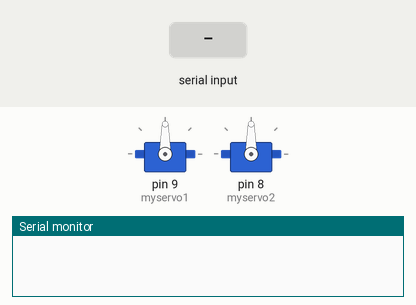
Recording of a sketch running on a simulated Arduino Uno, built with avr-gcc and run on an emulated ATmega328P. Parts: 2 × servo, the last lines printed to the serial monitor. The inputs (shaded band) are chosen by the test bench.

Above: at 1.2 s.
1.3 s: "30,150\n" received over Serial
At 1.9 s:
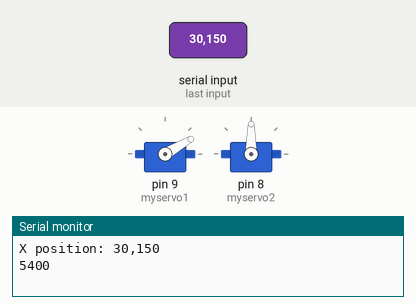
2.8 s: "1\n" received over Serial
At 4.0 s:
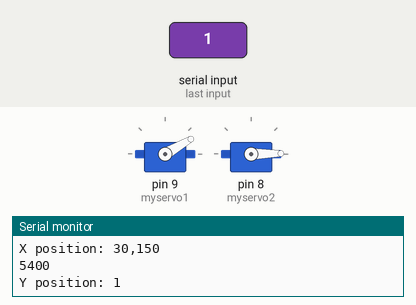
4.3 s: "2\n" received over Serial
At 5.2 s:
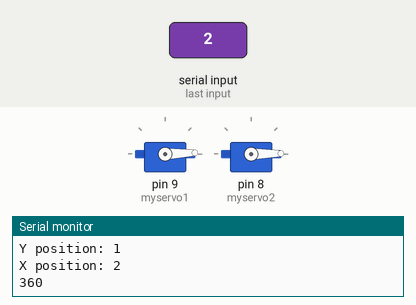
5.8 s: "90,45\n" received over Serial
At 6.5 s:
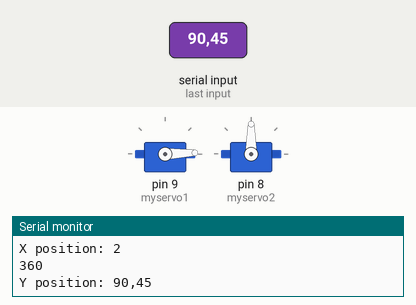
7.3 s: "200\n" received over Serial
At 8.5 s:
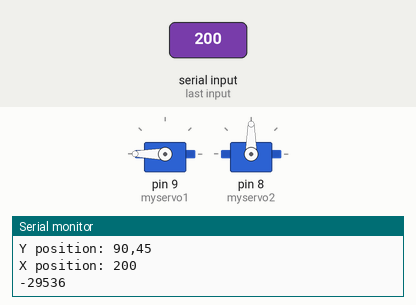
8.8 s: "5\n" received over Serial
At 9.8 s:
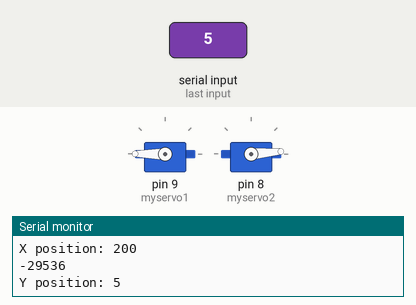
Timing chart, 0 to 11.3 s (numbered marks = the images above; inputs shaded):
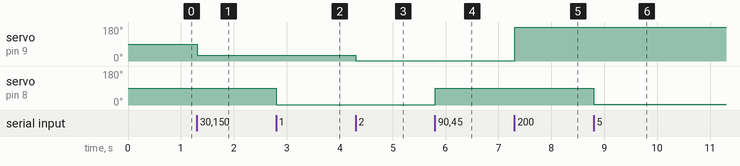

The sketch:

pyCom.ino
```cpp
#include <Servo.h>
Servo myservo1;
Servo myservo2;
String inByte;
int pos;
int whichservo = 1;
int go;
void setup() {

  myservo1.attach(9);
  myservo2.attach(8);
  Serial.begin(9600);
}

void loop()
{
  if(Serial.available())  // if data available in serial port
    {
    inByte = Serial.readStringUntil('\n'); // read data until newline
    pos = inByte.toFloat();   // change datatype from string to integer
      if(whichservo == 1)
        {
        go = map(pos, 0, 1, 0, 180);
        myservo1.write(pos);     // move servo
        Serial.print("X position: ");
        Serial.println(inByte);
        Serial.println(go);
        whichservo = 2;
        }
      else if(whichservo == 2)
        {
        myservo2.write(pos);     // move servo
        Serial.print("Y position: ");
        Serial.println(inByte);
        whichservo = 1;
        }
    }
}
```

Measured:
- after the input at 1.3 s, servo on pin 9 (myservo1): 90° → 30° at once
- after the input at 2.8 s, servo on pin 8 (myservo2): 90° → 1° at once
- after the input at 4.3 s, servo on pin 9 (myservo1): 30° → 2° at once
- after the input at 5.8 s, servo on pin 8 (myservo2): 1° → 90° at once
- after the input at 7.3 s, servo on pin 9 (myservo1): 2° → 180° at once
- after the input at 8.8 s, servo on pin 8 (myservo2): 90° → 5° at once
